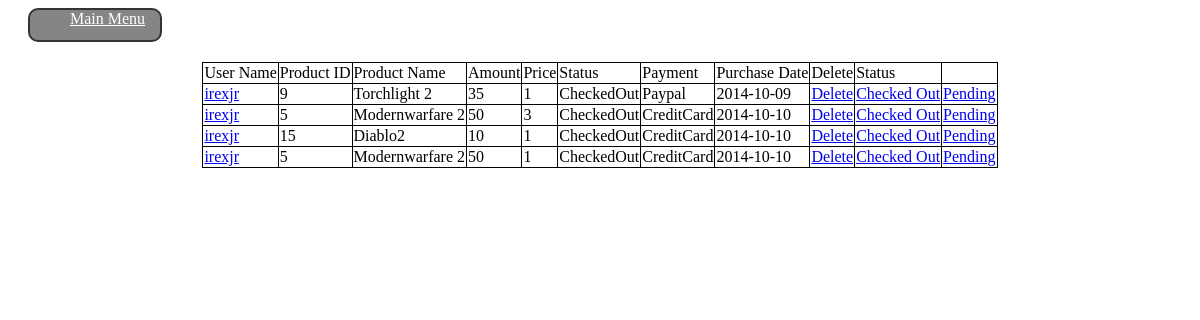
The page /admin/order/database_connect.php on the database its author committed.
### tables this page shows
CREATE TABLE IF NOT EXISTS `orders` (
  `productid` int(11) NOT NULL,
  `amount` int(11) NOT NULL,
  `productname` varchar(100) NOT NULL,
  `username` varchar(100) NOT NULL,
  `price` int(11) NOT NULL,
  `productimage` varchar(100) NOT NULL,
  `remark` varchar(50) NOT NULL,
  `purchasedate` date NOT NULL,
  `paymentmethod` varchar(100) NOT NULL,
  `address` varchar(100) NOT NULL
);

### admin/order/database_connect.php (the view, shortened to what this page needs)
<?
	require_once ('myconfig.php');
	require_once ('menu.php');
	$result = $mydb->query("SELECT * FROM orders") or die("There is SQL Statement error");
	$i =0;
	while($row = mysqli_fetch_array($result)){
		$data[$i++] = $row;
		}
	$result = $mydb->query("SELECT COUNT(*) FROM orders") or die("There is SQL Statement error");
	$i =0;
	while($row = mysqli_fetch_array($result)){
		$countdata[$i++] = $row;
		}
		$totalrecord = $countdata[0][0];
?>
<html>
<head><title></title></head>
<body>
	<table align="center">
	<tr>
		<td>User Name</td>
		<td>Product ID</td>
		<td>Product Name</td>
		<td>Amount</td>
		<td>Price</td>
		<td>Status</td>
		<td>Payment</td>
		<td>Purchase Date</td>
		<td>Delete</td>
		<td>Status</td>
		<td></td>
	</tr>
		<? for($myrow=0; $myrow <$totalrecord; $myrow++) { ?>
			<tr>
				<td><a href="show_detail.php?username=<?= $data[$myrow]['username'] ?>"><?= $data[$myrow]['username'] ?></a></td>
				<td><?= $data[$myrow]['productid'] ?></td>
				<td><?= $data[$myrow]['productname'] ?></td>
				<td><?= $data[$myrow]['price'] ?></td>
				<td><?= $data[$myrow]['amount'] ?></td>
				<td><?= $data[$myrow]['remark']?></td>
				<td><?= $data[$myrow]['paymentmethod'] ?></td>
				<td><?= $data[$myrow]['purchasedate'] ?></td>
				<td><a href="delete.php?productname=<?= $data[$myrow]['productname']?> "onclick="return confirm('Do you really want to delete?')">Delete</a></td>
				<td><a href="checkout.php?productname=<?= $data[$myrow]['productname']?>">Checked Out</a></td>
				<td><a href="pending.php?productname=<?= $data[$myrow]['productname']?>">Pending</a></td>
			</tr>
		<? } ?>
	</table>
</body>
</html>

### admin/order/database_connect.php (style rules this page uses)
table,th,td { border-collapse:collapse; border:1px solid black; }

### rows shown on the page
orders: username "irexjr", productid "9", productname "Torchlight 2", price "35", amount "1", remark "CheckedOut", paymentmethod "Paypal", purchasedate "2014-10-09"
orders: username "irexjr", productid "5", productname "Modernwarfare 2", price "50", amount "3", remark "CheckedOut", paymentmethod "CreditCard", purchasedate "2014-10-10"
orders: username "irexjr", productid "15", productname "Diablo2", price "10", amount "1", remark "CheckedOut", paymentmethod "CreditCard", purchasedate "2014-10-10"
orders: username "irexjr", productid "5", productname "Modernwarfare 2", price "50", amount "1", remark "CheckedOut", paymentmethod "CreditCard", purchasedate "2014-10-10"
